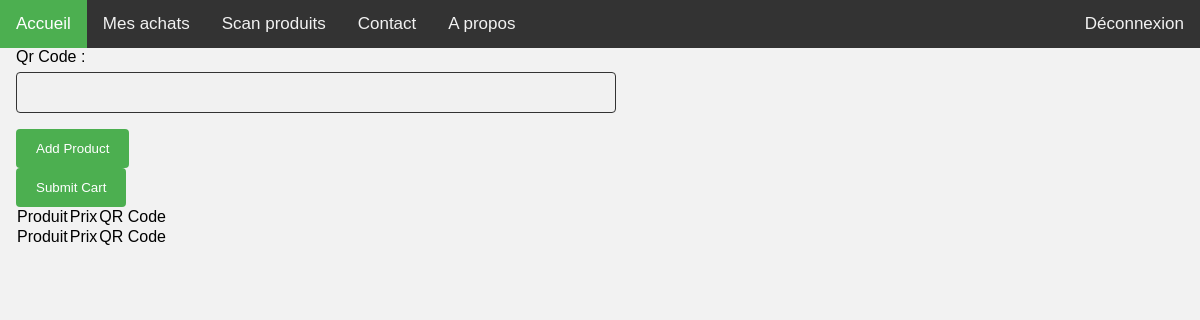
Before: /front/scan (signed in) with the older database file.
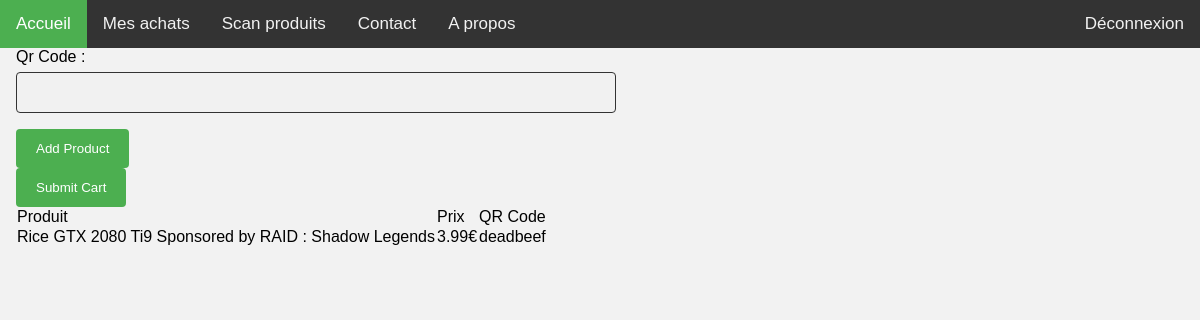
After: the same page with the newer database file.
### front/models.py (models this page shows, shortened)
class Product(models.Model):
	cart = models.ForeignKey(Cart,null=True, blank=True, on_delete = models.DO_NOTHING)
	shelf = models.ForeignKey(Shelf, on_delete = models.DO_NOTHING)
	price = models.IntegerField()
	name = models.CharField(max_length = 500)
	qrcode = models.CharField(unique=True, max_length = 200)
	serial_number = models.CharField(max_length = 100)

### front/views.py (the view, shortened to what this page needs)
# urls.py: path('scan', views.scan, name='scan'),
def scan(request):
    context = {
        'products' : Product.objects.filter(cart = None),
        'pickproduct' : PickProduct(),
    }
    currentCart = ""
    if (Cart.objects.filter(date=None).count() == 0):
        currentCart = Cart(client=request.user)
    else:
        currentcart = Cart.objects.get(client = request.user.id, date = None)
    context['cart'] = currentCart
    return render(request, 'front/scan.html', context)

### front/forms.py
class PickProduct(ModelForm):
	class Meta:
		model = Product
		fields = ['qrcode']
		labels = {
			'qrcode' : 'Qr Code :'
		}

### front/templatetags/front_extras.py (called while the page is built)
@register.filter
def divide(value, arg):
    try:
        return float(value) / float(arg)
    except (ValueError, ZeroDivisionError):
        return None

### front/templates/front/scan.html (shortened to what this page needs)
{% extends "front/base.html" %}
{%load static%}
{%load front_extras%}
{% block content %}
<form style="max-width : 600px" action="#" method="POST">
    {{ pickproduct }}
    <input type="submit" value="Add Product" />
</form>
<form action="#" method="POST">
    <input type="submit" value="Submit Cart" />
</form>
{% if cart.product_set.count != None %}
    <table style="border-collapse : collapse">
        <tr>
            <td>Produit</td>
            <td>Prix</td>
            <td>QR Code</td>
            <td></td>
        </tr>
    </table>
{% endif %}
<table style="border-collapse : collapse">
    <tr>
        <td>Produit</td>
        <td>Prix</td>
        <td>QR Code</td>
    </tr>
    {% for product in products %}
        <tr class="product">
            <td>{{ product.name }}</td>
            <td>{{ product.price|divide:100 }}€</td>
            <td>{{ product.qrcode }}</td>
        </tr>
    {% endfor %}
</table>
{% endblock %}

Changed rows visible on the page:
added Product: name "Rice GTX 2080 Ti9 Sponsored by RAID : Shadow Legends", price|divide "3.99", qrcode "deadbeef"
Other visible differences:
text no longer shown: "Produit Prix QR Code"
